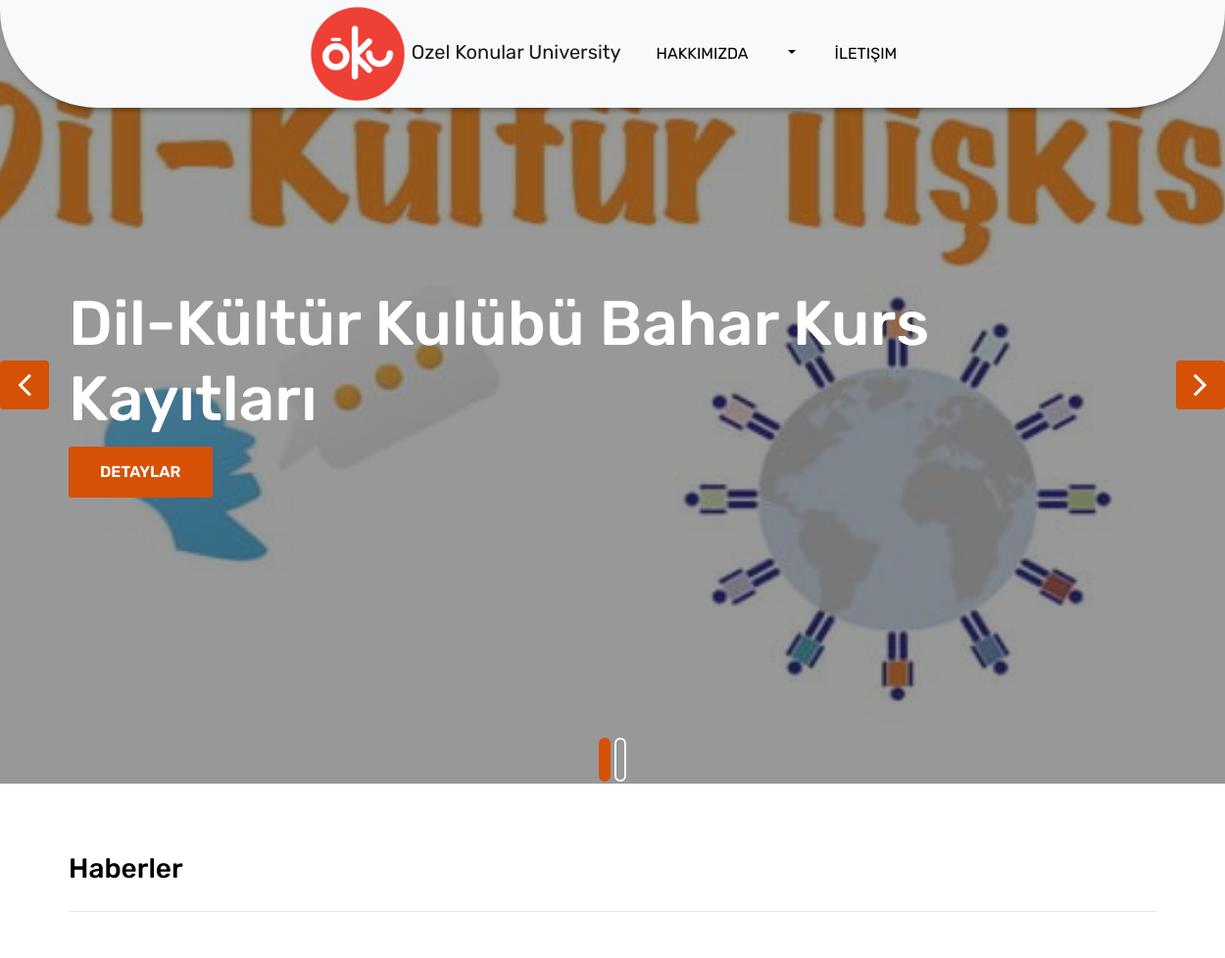
The app's page / (upper part), older data.
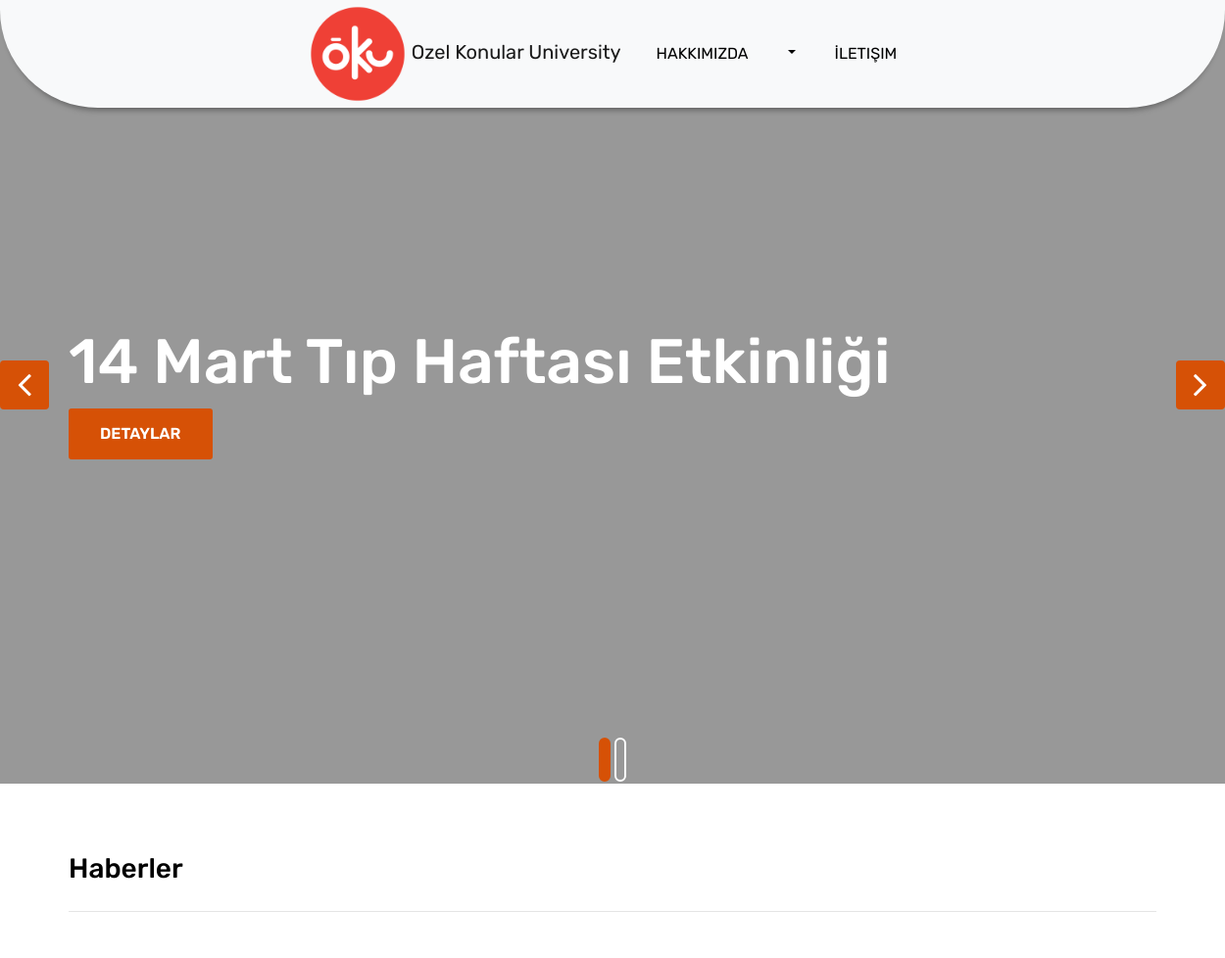
The same page, newer data.
### duyuru/models.py (models this page shows, shortened)
class Duyuru(models.Model):
    STATUS = (
        ('True','Evet'),
        ('False','Hayır'),
    )
    TYPE = (
        ('haber','haber'),
        ('duyuru','duyuru'),
        ('etkinlik', 'etkinlik'),
        ('menu', 'menu'),
    )
    category = models.ForeignKey(Category,on_delete=models.CASCADE) #Relation with Category Table
    title = models.CharField(max_length=200)
    keywords = models.CharField(blank=True, max_length=255)
    description = models.CharField(blank=True, max_length=500)
    image = models.ImageField(blank=True, upload_to='images/')
    detail = RichTextUploadingField()
    slug = models.SlugField(blank=True, max_length=200)
    status = models.CharField(max_length=10, choices=STATUS)
    type = models.CharField(max_length=10, choices=TYPE)
    create_at = models.DateTimeField(auto_now_add=True)
    update_at = models.DateTimeField(auto_now=True)

### home/views.py (the view)
# urls.py: path('', views.index, name='index'),
def index(request):
    setting = Setting.objects.get(pk=2)
    sliderData = Duyuru.objects.all()[:4]
    category = Category.objects.filter(status=True)
    context = {'setting': setting,
               'category': category,
               'page': 'home',
               'sliderData': sliderData}
    return render(request, 'index.html', context)

### home/templates/index.html (shortened to what this page needs)
{% extends "homebase.html" %}
{% load static %}
{% block slider %}{% include 'slider.html' %}{% endblock %}
{% block content %}{% include 'content.html' %}{% endblock %}

### home/templates/homebase.html (shortened to what this page needs)
<!DOCTYPE html>
<html lang="en">
<head>
    {% load static %}
    <link rel="stylesheet" href="{% static 'css/bootstrap.min.css' %}">
    <link rel="stylesheet" href="{% static 'css/style.css' %}">
    <link rel="stylesheet" href="{% static 'css/responsive.css' %}">
    <link rel="stylesheet" href="{% static 'css/custom.css' %}">
     {% load static %}
</head>
<body>
    {% include 'header.html' %}
    {% block slider %}   {% endblock %}
    {% block content %}  {% endblock %}
</body>
</html>

### home/templates/header.html (shortened to what this page needs)
{% load static %}
<header class="top-navbar">
    <nav class="navbar navbar-expand-lg navbar-light bg-light">
        <div class="container">
            <a  class="navbar-brand" href="/">
                <img src="{% static 'images/logo.png'%}" alt="" width="100" height="100" />
                <span>Ozel Konular University</span>
            </a>
            <div class="collapse navbar-collapse" id="navbars-rs-food">
                <ul class="navbar-nav ml-auto">
                    <li class="nav-item"><a class="nav-link" href="/hakkimizda">Hakkımızda</a></li>
                    {% load mptt_tags %}
                    {% recursetree category %}
                        <li class="nav-item dropdown">
                         <a style="width:100%;" href="/category/{{ node.id }}/{{ node.slug }}" id="dropdown-a"  {% if not node.is_leaf_node %} class="nav-link dropdown-toggle"  data-toggle="dropdown" {% endif %}>{{ node.title }}</a>
                        </li>
                    {% endrecursetree %}
                    <li class="nav-item"><a class="nav-link" href="/iletisim">İletişim</a></li>
                </ul>
            </div>
        </div>
    </nav>
</header>

### home/templates/slider.html
 {% load static %}
	<div id="slides" class="cover-slides">
		<ul class="slides-container">
            {% for rs in sliderData %}
			<li class="text-left">
				<img src="{{ rs.image.url }}" alt="">
				<div class="container">
					<div class="row">
						<div class="col-md-12">
                            <h1> {{ rs.title }} </h1>
                            <a href="/duyuru/ {{ rs.id }}/{{ rs.slug }}" class="btn btn-lg btn-circle btn-outline-new-white" >Detaylar</a>
						</div>
					</div>
				</div>
			</li>
            {% endfor %}
		</ul>
		<div class="slides-navigation">
			<a href="#" class="next"><i class="fa fa-angle-right" aria-hidden="true"></i></a>
			<a href="#" class="prev"><i class="fa fa-angle-left" aria-hidden="true"></i></a>
		</div>
	</div>

### home/templates/content.html (shortened to what this page needs)
 {% load static %}
	<div class="blog-box">
		<div class="container">
			<div class="row">
				<div class="col-lg-12">
					<div class="heading-title text-left">
						<h2>Haberler</h2>
                        <hr style="size: 4px;">
					</div>
				</div>
			</div>
		</div>
	</div>

### home/templates/sidebar.html (shortened to what this page needs)
             {% load static %}

### home/templates/footer.html (shortened to what this page needs)
 {% load static %}

### home/static/css/style.css (style rules this page uses)
body { color: #666666; font-size: 15px; font-family: 'Rubik', sans-serif; line-height: 1.80857; }
a { color: #1f1f1f; text-decoration: none !important; outline: none !important; -webkit-transition: all .3s ease-in-out; -moz-transition: all .3s ease-in-out; -ms-transition: all .3s ease-in-out; -o-transition: all .3s ease-in-out; transition: all .3s ease-in-out; }
h1, h2, h3, h4, h5, h6 { letter-spacing: 0; font-weight: normal; position: relative; padding: 0 0 10px 0; font-weight: normal; line-height: 120% !important; color: #1f1f1f; margin: 0 }
h1 { font-size: 24px }
h2 { font-size: 22px }
a { color: #1f1f1f; text-decoration: none; outline: none; }
a, .btn { text-decoration: none !important; outline: none !important; -webkit-transition: all .3s ease-in-out; -moz-transition: all .3s ease-in-out; -ms-transition: all .3s ease-in-out; -o-transition: all .3s ease-in-out; transition: all .3s ease-in-out; }
ul, li, ol { list-style: none; margin: 0px; padding: 0px; }
.top-navbar { position: relative; z-index: 10; }
.top-navbar .navbar { padding: 0px 0px; position: fixed; width: 100%; border-radius: 0px 0px 100px 100px; transition: height .3s ease-out, background .3s ease-out, box-shadow .3s ease-out; -webkit-transform: translate3d(0, 0, 0); transform: translate3d(0, 0, 0); -webkit-box-shadow: 0 8px 6px -6px rgba(0, 0, 0, 0.4); box-shadow: 0 8px 6px -6px rgba(0, 0, 0, 0.4); z-index: 100; }
.top-navbar .navbar-light .navbar-nav .nav-link { color: #010101; font-size: 16px; padding: 10px 20px; border-radius: 4px; text-transform: uppercase; }
.cover-slides { height: 100vh; }
.slides-navigation a { background: #d65106; position: absolute; height: 50px; width: 50px; top: 50%; font-size: 20px; display: block; color: #fff; border-radius: 4px; line-height: 63px; text-align: center; transition: all .3s ease-in-out; }
.slides-navigation a i { font-size: 40px; }
.cover-slides .container { height: 100%; position: relative; z-index: 2; }
.cover-slides .container > .row { -webkit-box-align: center; -ms-flex-align: center; align-items: center; }
.cover-slides .container > .row { height: 100%; }
.btn { text-transform: uppercase; padding: 19px 36px; }
.btn { display: inline-block; font-weight: 600; text-align: center; white-space: nowrap; vertical-align: middle; -webkit-user-select: none; -moz-user-select: none; -ms-user-select: none; user-select: none; border: 2px solid transparent; padding: 12px 30px; font-size: 16px; line-height: 1.5; border-radius: .1875rem; transition: color .15s ease-in-out, background-color .15s ease-in-out, border-color .15s ease-in-out, box-shadow .15s ease-in-out; }
.btn-outline-new-white { color: #fff; background-color: #d65106; background-image: none; border-color: #d65106; }
.cover-slides h1 { font-family: 'Rubik', sans-serif; font-weight: 500; font-size: 64px; color: #fff; }
.heading-title { margin-bottom: 50px; }
.heading-title h2 { color: #010101; font-size: 28px; font-family: 'Rubik', sans-serif; font-weight: 500; }
.blog-box { padding: 70px 0px; }

### home/static/css/superslides.css (style rules this page uses)
#slides { position: relative; }
#slides .slides-container { display: none; }
.slides-navigation { margin: 0 auto; position: absolute; z-index: 3; top: 46%; width: 100%; }
.slides-navigation a { position: absolute; display: block; }
.slides-navigation a.prev { left: 0; }
.slides-navigation a.next { right: 0; }

Row changes from the older to the newer data that the page shows:
removed Duyuru: image (picture), title "Dil-Kültür Kulübü Bahar Kurs Kayıtları"
added Duyuru: title "14 Mart Tıp Haftası Etkinliği"
